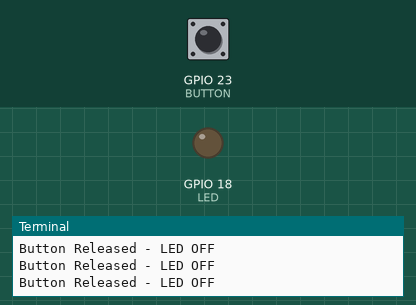
Bench run of a program on a simulated Raspberry Pi (BCM pin numbers). Parts: output pins drawn as LEDs (lit = HIGH), the last lines printed to the terminal. Inputs (shaded band) come from the test bench; at power-on: GPIO 23 (BUTTON) HIGH.

Above: at 1.2 s.
1.3 s: GPIO 23 (BUTTON) pulled LOW for 0.15 s
At 1.4 s:
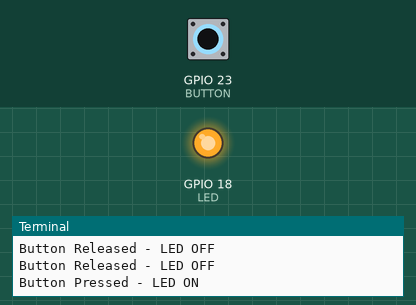
3.0 s: GPIO 23 (BUTTON) pulled LOW for 3.2 s
At 7.0 s:
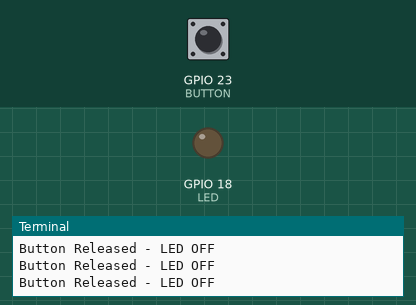
Timing chart, 0 to 8.5 s (numbered marks = the images above; inputs shaded):
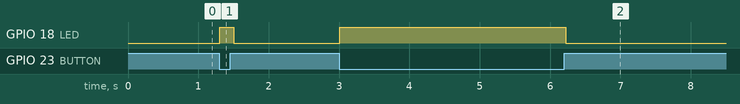

Measured:
- after the input at 1.3 s, GPIO 18 (LED): LOW → HIGH at once, → LOW 0.20 s later
- after the input at 3.0 s, GPIO 18 (LED): LOW → HIGH at once, → LOW 3.2 s later

The program:

button_led_control.py
```python
# File: today_commit_rpi_button_led.py
# Raspberry Pi LED Control using Push Button

import RPi.GPIO as GPIO
import time

LED = 18        # GPIO18 -> LED
BUTTON = 23     # GPIO23 -> Push Button

GPIO.setmode(GPIO.BCM)

GPIO.setup(LED, GPIO.OUT)
GPIO.setup(BUTTON, GPIO.IN, pull_up_down=GPIO.PUD_UP)

try:
    while True:
        button_state = GPIO.input(BUTTON)

        if button_state == 0:   # Button Pressed
            GPIO.output(LED, GPIO.HIGH)
            print("Button Pressed - LED ON")
        else:
            GPIO.output(LED, GPIO.LOW)
            print("Button Released - LED OFF")

        time.sleep(0.1)

except KeyboardInterrupt:
    GPIO.cleanup()
```
